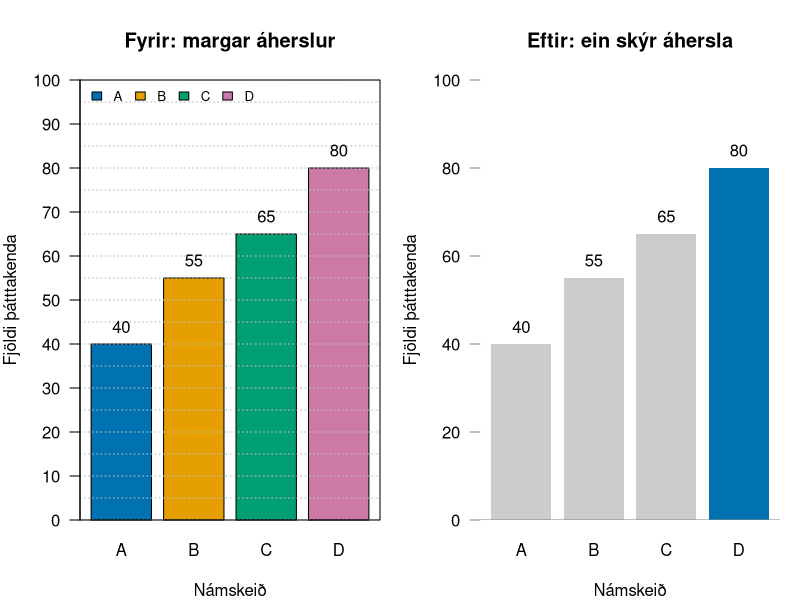

The R source for this figure:
## ---- chunk 1
#| label: introduction-r-locale
#| include: false
if (.Platform$OS.type == "windows") {
  invisible(Sys.setlocale("LC_CTYPE", ".UTF-8"))
}
## ---- chunk 2
#| label: introduction-r-1
#| echo: false
#| fig-width: 10
#| fig-height: 5
#| out-width: "100%"
#| fig-cap: "Sömu dæmigögn fyrir og eftir einföldun. Allar súlur haldast inni og bæði rit nota sama kvarða frá núlli."
#| fig-alt: "Tvö súlurit sýna þátttakendafjölda á námskeiðum A til D. Vinstra ritið notar fjóra liti og þétt rúðunet. Hægra ritið notar gráar súlur og bláa áherslu á námskeið D. Gildin og kvarðinn eru eins."

local({
  namskeid <- c("A", "B", "C", "D")
  thatttakendur <- c(40, 55, 65, 80)
  fyrri_stillingar <- par(no.readonly = TRUE)
  on.exit(par(fyrri_stillingar))
  par(mfrow = c(1, 2), mar = c(4, 4, 4, 1), las = 1)

  stadir <- barplot(
    thatttakendur, names.arg = namskeid,
    col = c("#0072B2", "#E69F00", "#009E73", "#CC79A7"),
    ylim = c(0, 100), main = "Fyrir: margar áherslur",
    xlab = "Námskeið", ylab = "Fjöldi þátttakenda", axes = FALSE
  )
  abline(h = seq(0, 100, 5), col = "#BBBBBB", lty = 3)
  axis(2, at = seq(0, 100, 10))
  text(stadir, thatttakendur + 4, labels = thatttakendur)
  legend("topleft", legend = namskeid,
         fill = c("#0072B2", "#E69F00", "#009E73", "#CC79A7"),
         horiz = TRUE, bty = "n", cex = 0.8)
  box()

  stadir <- barplot(
    thatttakendur, names.arg = namskeid,
    col = c(rep("#CCCCCC", 3), "#0072B2"), border = NA,
    ylim = c(0, 100), main = "Eftir: ein skýr áhersla",
    xlab = "Námskeið", ylab = "Fjöldi þátttakenda", axes = FALSE
  )
  axis(2, at = seq(0, 100, 20), col = NA, col.ticks = "#888888")
  abline(h = 0, col = "#888888")
  text(stadir, thatttakendur + 4, labels = thatttakendur)
})
